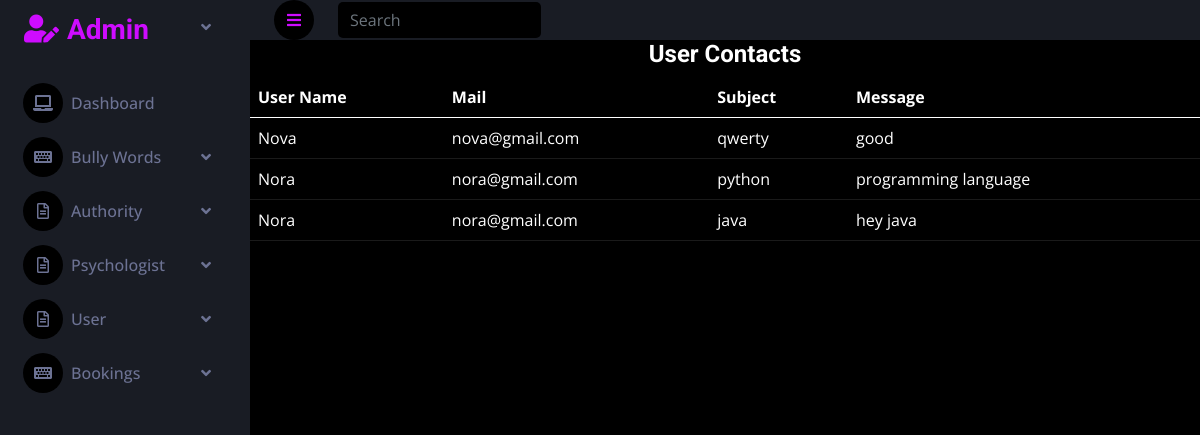
The app's page /contp with its own data.
### userapp/models.py (models this page shows)
class contdb(models.Model):
    cname=models.CharField(max_length=30)
    cmail=models.EmailField()
    csub=models.CharField(max_length=100, default='none')
    cmsg=models.TextField()
    uid=models.ForeignKey(regdb,on_delete=models.CASCADE,default=1)

### adminapp/views.py (the view, shortened to what this page needs)
# urls.py: path('contp',views.contp,name='contp'),
def contp(request):
    con=contdb.objects.all()
    cont={
        'inf':con
    }
    return render(request,'contp.html',cont)

### adminapp/templates/contp.html
{% extends 'aindx.html' %}
{% block cnt %}
<div class="card-block table-border-style">
    <div class="table-responsive">
        <center><h4>User Contacts</h4></center>
        <table class="table table-dark">
            <thead>
                <tr>
                    <th>User Name</th>
                    <th>Mail</th>
                    <th>Subject</th>
                    <th>Message</th>
                </tr>
            </thead>
            <tbody>
                {% for i in inf %}
                <tr class="bg-info">
                    <td>{{i.cname}}</td>
                    <td>{{i.cmail}}</td>
                    <td>{{i.csub}}</td>
                    <td>{{i.cmsg}}</td>
                </tr>
                {% endfor %}
            </tbody>
        </table>
    </div>
</div>
{% endblock %}

### adminapp/static/css/style.css (style rules this page uses)
:root { --primary: #ce0cff; --secondary: #191C24; --light: #6C7293; --dark: #000000; }

### records on screen
contdb: cname "Nova", cmail "nova@gmail.com", csub "qwerty", cmsg "good"
contdb: cname "Nora", cmail "nora@gmail.com", csub "python", cmsg "programming language"
contdb: cname "Nora", cmail "nora@gmail.com", csub "java", cmsg "hey java"
